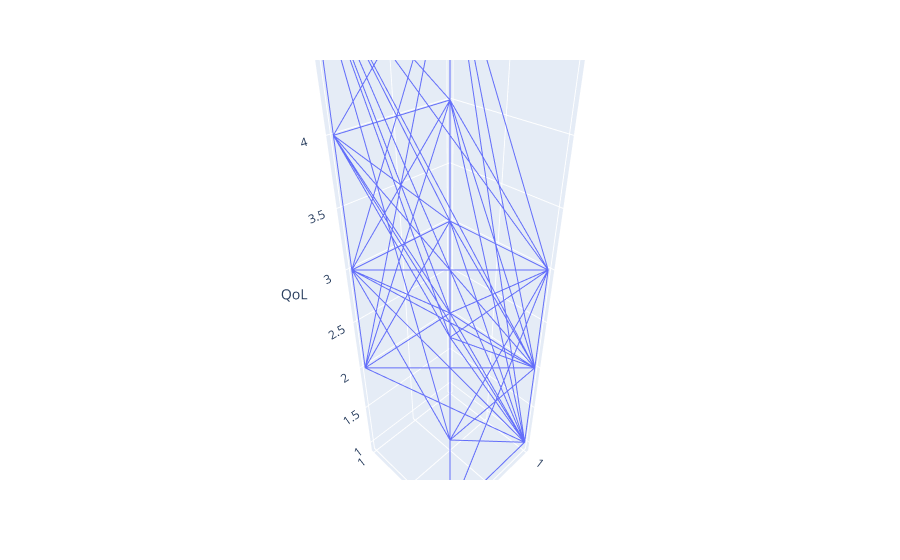

Notebook code cell kept with this figure:
### Code cell
fig

### Figure 1 — Plotly figure (JSON) as saved in the notebook; plotly's stock layout.template omitted (floating-point values rounded to 4 significant figures; data arrays with more than 128 entries replaced by an {"elided": "..."} marker saying what was removed)
{"data": [{"hovertemplate": "Tobacco Use=%{x}<br>Alcohol Use=%{y}<br>QoL=%{z}<extra></extra>", "legendgroup": "", "line": {"color": "#636efa", "dash": "solid"}, "marker": {"symbol": "circle"}, "mode": "lines", "name": "", "scene": "scene", "showlegend": false, "type": "scatter3d", "x": {"elided": "420 int values"}, "y": {"elided": "420 int values"}, "z": {"elided": "420 int values"}}], "layout": {"legend": {"tracegroupgap": 0}, "margin": {"t": 60}, "scene": {"domain": {"x": [0, 1], "y": [0, 1]}, "xaxis": {"title": {"text": "Tobacco Use"}}, "yaxis": {"title": {"text": "Alcohol Use"}}, "zaxis": {"title": {"text": "QoL"}}}}}
